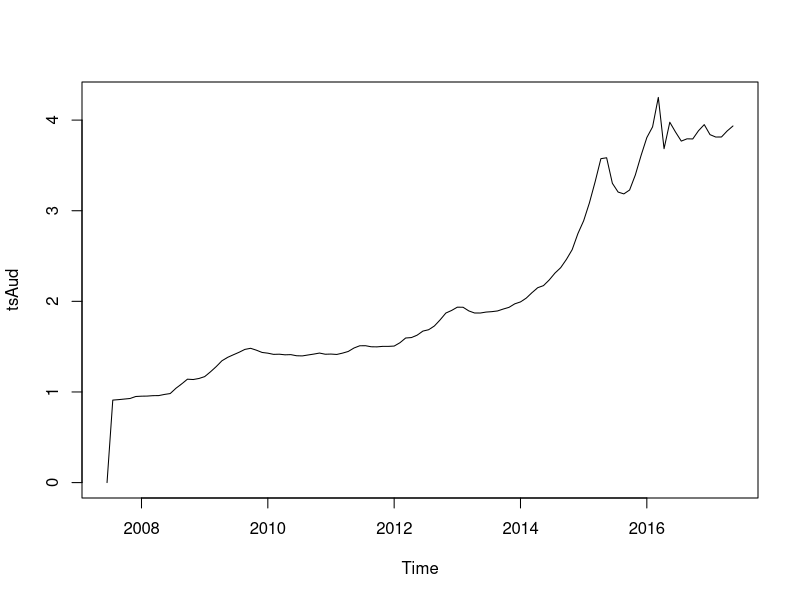
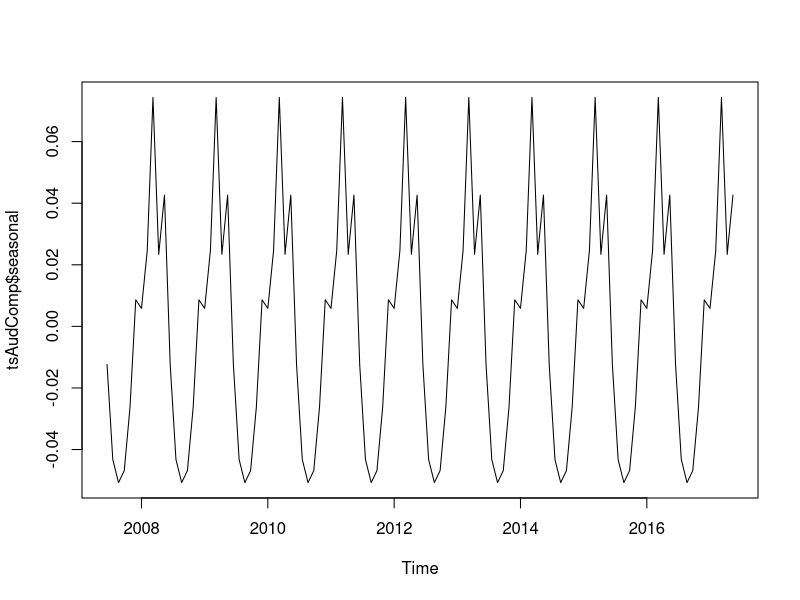
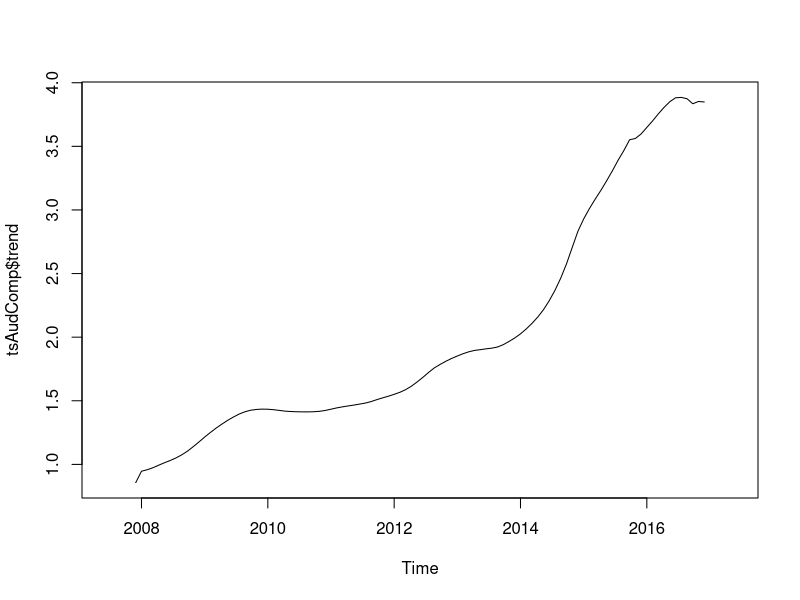
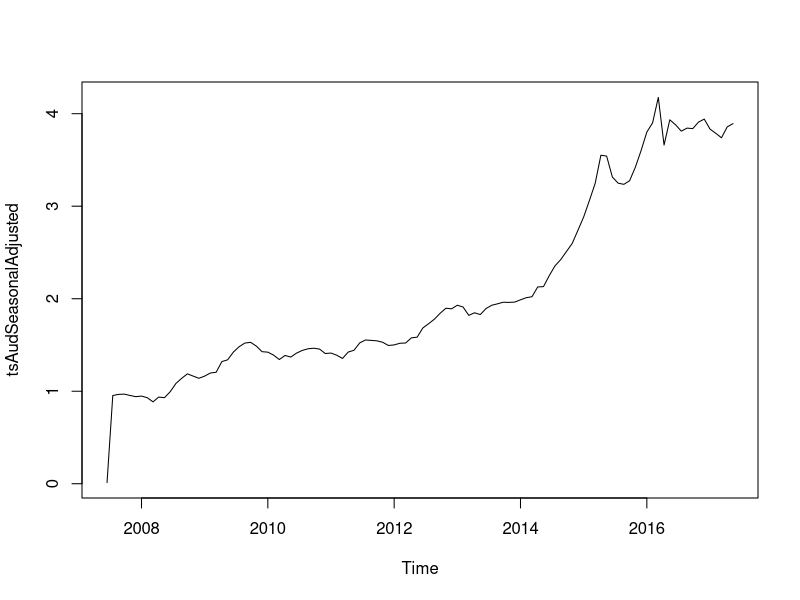
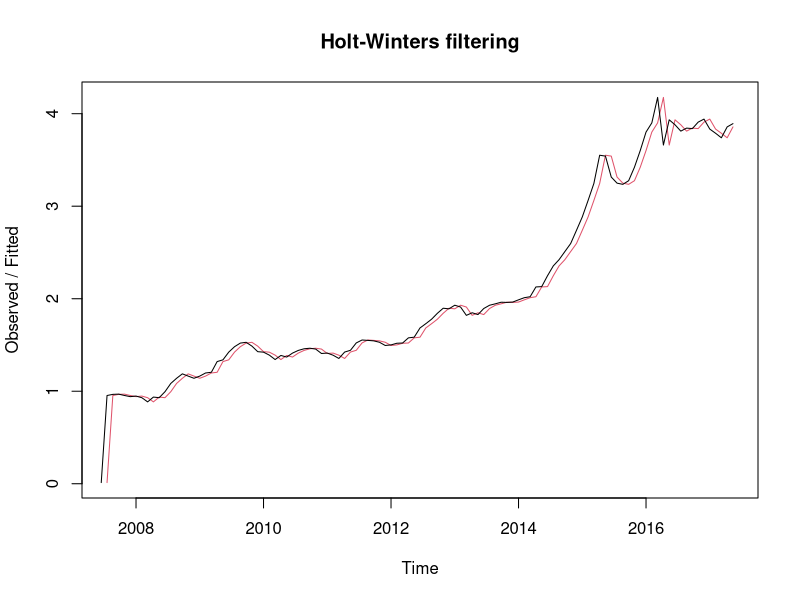

Reproduce these figures in R, in order. (Note: this script raises an error after producing the figures.)
dir()
datass <- read.csv("cediusd_2007_2017.csv")

st= as.Date("2007/6/1")
end = as.Date("2017/5/1")
month_year <-
  data.frame(
    date=seq(st,end, by = "month"),
    var0 = c(datass$BID),
    var1 = c(datass$ASK)
  )

tsAud <- ts(month_year$var0, start=c(2007, 6), end=c(2017, 5), frequency=11, col)
plot.ts(tsAud)

tsAudComp <- decompose(tsAud)
dev.new()
plot.ts(tsAudComp$seasonal)
dev.new()
plot.ts(tsAudComp$trend) 

tsAudSeasonalAdjusted <- tsAud -tsAudComp$seasonal
dev.new()
plot.ts(tsAudSeasonalAdjusted )

library(forecast)
audHW <-HoltWinters(tsAudSeasonalAdjusted ,beta=FALSE,gamma=FALSE)
plot(audHW)
audHWforecast <- forecast.HoltWinters(audHW,h=5)
plot.forecast(audHWforecast)

hist(audHWforecast$residuals, col="yellow")
dnormResiduals <- dnorm(audHWforecast$residuals,mean=mean(audHWforecast$residuals), sd=sd(audHWforecast$residuals) )
dev.new()
plot(audHWforecast$residuals,dnormResiduals,col="blue") 